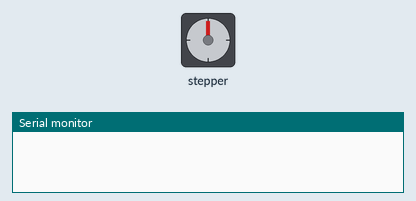
Simulated run of this sketch. Board: Arduino Uno, built with avr-gcc and run on an emulated ATmega328P. Parts: stepper motor, the last lines printed to the serial monitor. Wiring (inferred from the names in the program): stepper motor driver (200 steps per turn assumed): step pin 17; direction pin 16.

Above: at 0.15 s.
At 0.8 s:
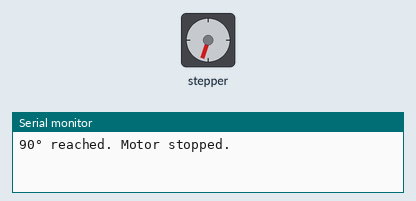
Timing chart, 0 to 2.3 s (numbered marks = the images above):
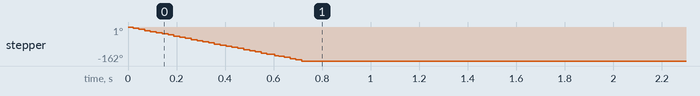

Measured:
- by itself, stepper: turns 162° counter-clockwise in 0.70 s

The sketch:

1Stepper_AngleHold.ino
```cpp
// Motor pins
#define STEP_PIN 17
#define DIR_PIN 16

// Timing variables
unsigned long previousMillis = 0;
const unsigned long stepInterval = 4; // milliseconds between steps

// Step tracking
bool stepState = false;
int stepCount = 0;

// 200 steps = 360°, so 90° = 50 steps
const int TARGET_STEPS = 90;
bool motionDone = false;

void setup() {
  Serial.begin(115200);
  pinMode(STEP_PIN, OUTPUT);
  pinMode(DIR_PIN, OUTPUT);
  digitalWrite(DIR_PIN, 0); // forward direction
  digitalWrite(STEP_PIN, LOW);
}

void loop() {
  if (motionDone) return; // Stop after 90°

  unsigned long currentMillis = millis();

  if (currentMillis - previousMillis >= stepInterval) {
    previousMillis = currentMillis;

    // Only pulse if we haven't reached target
    if (stepCount < TARGET_STEPS) {
      stepState = !stepState;
      digitalWrite(STEP_PIN, stepState);

      // Count only on rising edge (one full pulse = one step)
      if (stepState == HIGH) {
        stepCount++;
      }
    } else {
      digitalWrite(STEP_PIN, LOW); // ensure pin ends LOW
      motionDone = true;
      Serial.println("90° reached. Motor stopped.");
    }
  }

  // Other tasks can run here simultaneously
}
```
